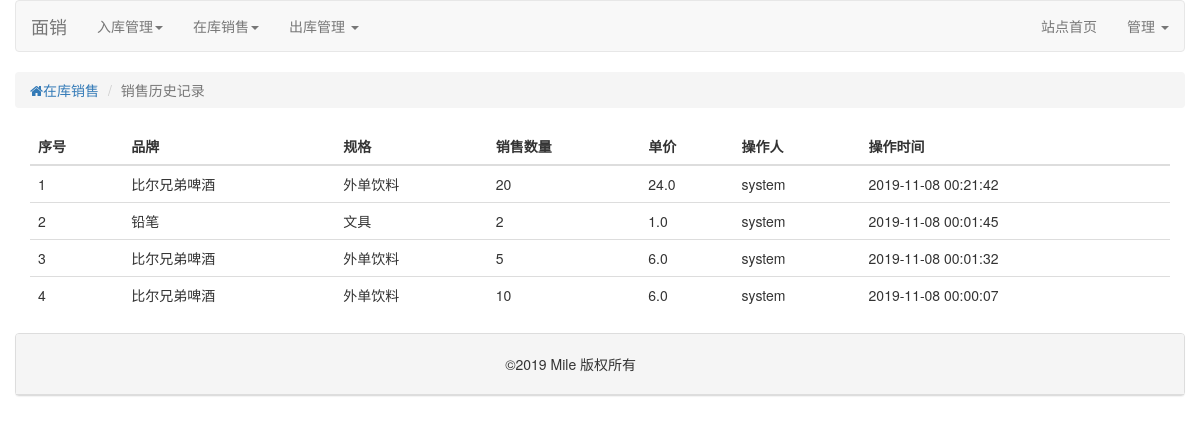
The page /sell/sell_list_history/ on the database its author committed.
### tables this page shows
CREATE TABLE product_history(
    productName TEXT,
    productCategory Text,
    productSaleNumber INT,
    productProfit float,
    operator  text,
    operatorTime datetime
);

### sell/views.py (the view)
@sell.route("/sell_list_history/")
def  sellListHistory():
    sql="select rowid,productName,productCategory,productSaleNumber,productProfit,operator,operatorTime from product_history order by operatorTime desc ;"
    datas=DB.query_sql(sql)
    return render_template("sell_list_history.html",datas=datas)

### Tool/tool_db.py (called while the page is built)
    def get_db():
        db=sqlite3.connect(DB._DATABASE_URL)
        return db

    def close_connection():
        DB.get_db().close()

    def query_sql(sql,prms=(),single_strip=False):
        c=DB.get_db().cursor()
        if single_strip is False:
            datas=c.execute(sql,prms).fetchall()
            DB.close_connection()
            return datas
        else:
            data=c.execute(sql,prms).fetchone()
            DB.close_connection()
            return data

### templates/sell_list_history.html
{% extends "base.html" %}
{% block main_content %}
        <div class="row">
            <ul  class="breadcrumb ">
                <li><a href="#"><i class="fa fa-home" ></i>在库销售</a></li>
                <li class="active">销售历史记录</li>
            </ul>
        </div>
        <table class="table">
            <thead>
                <tr>
                    <th>序号</th>
                    <th>品牌</th>
                    <th>规格</th>
                    <th>销售数量</th>
                    <th>单价</th>
                    <th>操作人</th>
                    <th>操作时间</th>
                </tr>
            </thead>
            <tbody>
                {% for data in datas %}
                        <tr>
                            <td>{{loop.index}}</td>
                            <td>{{data[1]}}</td>
                            <td>{{data[2]}}</td>
                            <td>{{data[3]}}</td>
                            <td>{{data[4]}}</td>
                            <td>{{data[5]}}</td>
                            <td>{{data[6]}}</td>
                        </tr>
                {% endfor %}
            </tbody>
        </table>
{% endblock %}

### static/css/form.css (style rules this page uses)
a { text-decoration: none; }

### rows shown on the page
product_history: productName "比尔兄弟啤酒", productCategory "外单饮料", productSaleNumber "20", productProfit "24.0", operator "system", operatorTime "2019-11-08 00:21:42"
product_history: productName "铅笔", productCategory "文具", productSaleNumber "2", productProfit "1.0", operator "system", operatorTime "2019-11-08 00:01:45"
product_history: productName "比尔兄弟啤酒", productCategory "外单饮料", productSaleNumber "5", productProfit "6.0", operator "system", operatorTime "2019-11-08 00:01:32"
product_history: productName "比尔兄弟啤酒", productCategory "外单饮料", productSaleNumber "10", productProfit "6.0", operator "system", operatorTime "2019-11-08 00:00:07"
